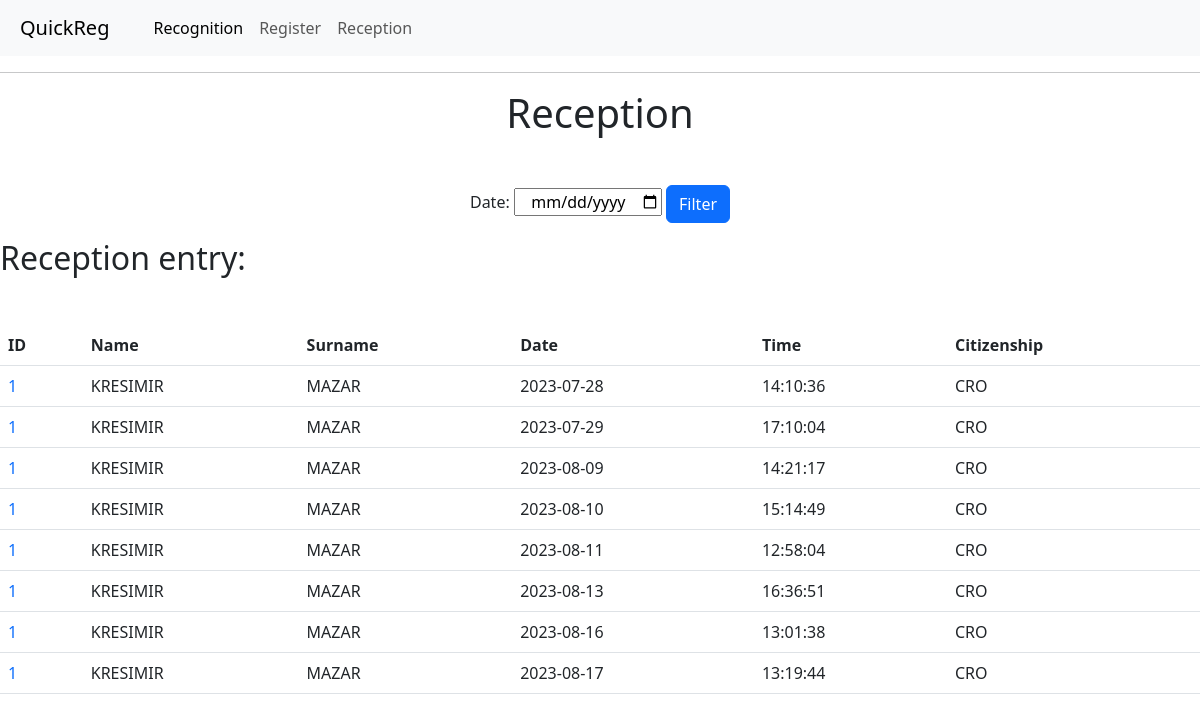
The page /reception on the database its author committed.
### app/models.py (models this page shows, shortened)
class Reception(db.Model):
    id = db.Column(db.Integer, primary_key=True)
    user_id = db.Column(db.Integer, db.ForeignKey('user.id'), nullable=False)
    entry_date = db.Column(db.Date, nullable=False)
    entry_time = db.Column(db.Time, nullable=False)
    user = db.relationship('User', backref='receptions')

class User(UserMixin, db.Model):
    id = db.Column(db.Integer, primary_key=True)
    name = db.Column(db.String(128))
    surname = db.Column(db.String(128))
    picture = db.Column(db.LargeBinary)
    sex = db.Column(db.String(10), nullable=True)
    country = db.Column(db.String(100), nullable=True)
    citizenship = db.Column(db.String(100), nullable=True)
    date_of_birth = db.Column(db.Date)
    date_of_registration = db.Column(db.Date)
    identity_card_number = db.Column(db.String(50))
    date_of_expiry = db.Column(db.Date)
    residence = db.Column(db.String(200))
    issued_by = db.Column(db.String(200))
    oib = db.Column(db.String(20))
    front_document = db.Column(db.LargeBinary)
    back_document = db.Column(db.LargeBinary)

### app/routes.py (the view)
@app.route('/reception', methods=['GET'])
def reception():
    selected_date_str = request.args.get('date')
    if selected_date_str:
        selected_date = datetime.strptime(selected_date_str, '%Y-%m-%d').date()
        entries = Reception.query.filter(Reception.entry_date == selected_date).options(joinedload(Reception.user)).all()
    else:
        entries = Reception.query.all()
    today_date = datetime.now().strftime('%d-%m-%Y')
    return render_template('reception.html', entries=entries, today_date=today_date)

### app/templates/reception.html (shortened to what this page needs)
{% extends "base.html" %}
{% block content %}
    <h1 class="text-center mb-5">Reception</h1>
    <div class="mb-3 text-center">
        <label for="entry_date" class="form-label text-center">Date:</label>
        <input type="date" id="entry_date" class="text-center" name="entry_date" value="{{ today_date }}" class="form-control date-input">
        <a href="#" id="filter-btn" class="btn btn-primary">Filter</a>
    </div>
    {% if entries %}
        <h2 class=" mb-5">Reception entry:</h2>
        <table class="table">
            <thead>
                <tr>
                    <th>ID</th>
                    <th>Name</th>
                    <th>Surname</th>
                    <th>Date</th>
                    <th>Time</th>
                    <th>Citizenship</th>
                </tr>
            </thead>
            <tbody id="table-body">
                {% for entry in entries %}
                <tr>
                    <td><a href="{{ url_for('profile', user_id=entry.user.id) }}" style="text-decoration: none;">{{ entry.user.id }}</a></td>
                    <td>{{ entry.user.name }}</td>
                    <td>{{ entry.user.surname }}</td>
                    <td>{{ entry.entry_date.strftime('%Y-%m-%d') }}</td>
                    <td>{{ entry.entry_time.strftime('%H:%M:%S') }}</td>
                    <td>{{ entry.user.citizenship}}</td>
                </tr>
                {% endfor %}
            </tbody>
        </table>
    {% endif %}
{% endblock %}

### app/templates/base.html (shortened to what this page needs)
<!DOCTYPE html>
<html>
<head>
    <link rel="stylesheet" href="{{ url_for('static', filename='css/base.css') }}">
    <link href="https://cdn.jsdelivr.net/npm/bootstrap@5.3.0/dist/css/bootstrap.min.css" rel="stylesheet">
</head>
<body>
    <nav class="navbar navbar-expand-lg navbar-light bg-light">
        <a class="navbar-brand" href="{{ url_for('welcome') }}">QuickReg</a>
        <div class="collapse navbar-collapse" id="navbarNavAltMarkup">
          <div class="navbar-nav">
            <a class="nav-item nav-link active" href="{{ url_for('recognition') }}">Recognition</a>
            <a class="nav-item nav-link" href="{{ url_for('register') }}">Register</a>
            <a class="nav-item nav-link" href="{{ url_for('reception') }}">Reception</a>
          </div>
        </div>
      </nav>
    <hr>
    {% block content %}{% endblock %}
</body>
</html>

### app/static/css/base.css (style rules this page uses)
@media (min-width: 768px) { nav { padding: 10px; } }
@media (min-width: 768px) { nav a { padding: 10px 20px; } }

### rows shown on the page
Reception: user.id "1", user.name "KRESIMIR", user.surname "MAZAR", entry_date "2023-07-28", entry_time "14:10:36", user.citizenship "CRO"
Reception: user.id "1", user.name "KRESIMIR", user.surname "MAZAR", entry_date "2023-07-29", entry_time "17:10:04", user.citizenship "CRO"
Reception: user.id "1", user.name "KRESIMIR", user.surname "MAZAR", entry_date "2023-08-09", entry_time "14:21:17", user.citizenship "CRO"
Reception: user.id "1", user.name "KRESIMIR", user.surname "MAZAR", entry_date "2023-08-10", entry_time "15:14:49", user.citizenship "CRO"
Reception: user.id "1", user.name "KRESIMIR", user.surname "MAZAR", entry_date "2023-08-11", entry_time "12:58:04", user.citizenship "CRO"
Reception: user.id "1", user.name "KRESIMIR", user.surname "MAZAR", entry_date "2023-08-13", entry_time "16:36:51", user.citizenship "CRO"
Reception: user.id "1", user.name "KRESIMIR", user.surname "MAZAR", entry_date "2023-08-16", entry_time "13:01:38", user.citizenship "CRO"
Reception: user.id "1", user.name "KRESIMIR", user.surname "MAZAR", entry_date "2023-08-17", entry_time "13:19:44", user.citizenship "CRO"
